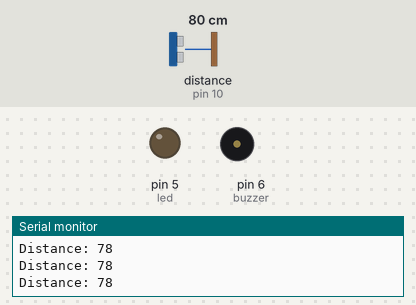
Bench run of a sketch on a simulated Arduino Uno, built with avr-gcc and run on an emulated ATmega328P. On the bench: output pins drawn as LEDs (lit = HIGH), buzzer (waves = sounding), the last lines printed to the serial monitor. Wiring (inferred from the names in the program): ultrasonic range finder: trigger pin 9; echo pin 10. Inputs (shaded band) come from the test bench; at power-on: distance to the obstacle (sensor on pin 10) 80 cm. The echo pulse lasts 58.3 µs per cm; pins used as bus, display or sensor lines are not drawn.

Above: at 1.2 s.
1.3 s: distance to the obstacle (sensor on pin 10) set to 23 cm
2.8 s: distance to the obstacle (sensor on pin 10) set to 19 cm
At 3.2 s:
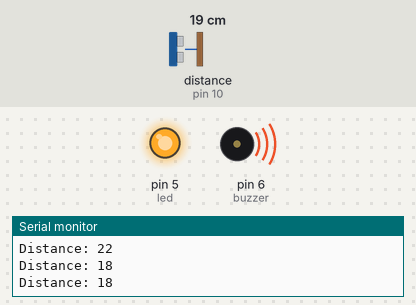
4.3 s: distance to the obstacle (sensor on pin 10) set to 35 cm
At 5.0 s:
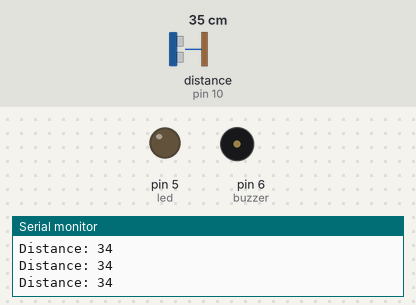
5.9 s: distance to the obstacle (sensor on pin 10) set to 2 cm
At 7.0 s:
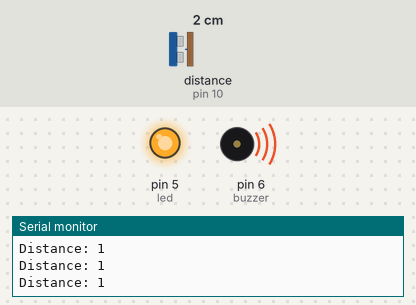
Timing chart, 0 to 8.5 s (numbered marks = the images above; inputs shaded):
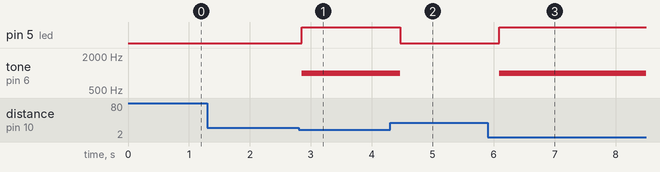

The sketch:

TASK1-Q4-PROJECT.ino
```cpp
int trig = 9;
int echo = 10;
int buzzer = 6;
int led = 5;

long duration;
int distance;

void setup() {
  pinMode(trig, OUTPUT);
  pinMode(echo, INPUT);
  pinMode(buzzer, OUTPUT);
  pinMode(led, OUTPUT);

  Serial.begin(9600);
}

void loop() {
  digitalWrite(trig, LOW);
  delayMicroseconds(2);

  digitalWrite(trig, HIGH);
  delayMicroseconds(10);
  digitalWrite(trig, LOW);

  duration = pulseIn(echo, HIGH);
  distance = duration * 0.034 / 2;

  Serial.print("Distance: ");
  Serial.println(distance);

  if (distance < 20) {
    digitalWrite(led, HIGH);
    tone(buzzer, 1000);
  } else {
    digitalWrite(led, LOW);
    noTone(buzzer);
  }

  delay(200);
}
```

Measured:
- the behaviour switches between 21 and 20 cm on distance to the obstacle (sensor on pin 10) (found by bisection; images 0 and 1)
- after the input at 2.8 s, pin 5 (led): LOW → HIGH after 0.05 s; tone on pin 6 (buzzer): silent → 1000 Hz after 0.05 s
- after the input at 4.3 s, pin 5 (led): HIGH → LOW after 0.17 s; tone on pin 6 (buzzer): 1000 Hz → silent after 0.17 s
- after the input at 5.9 s, pin 5 (led): LOW → HIGH after 0.19 s; tone on pin 6 (buzzer): silent → 1000 Hz after 0.19 s
